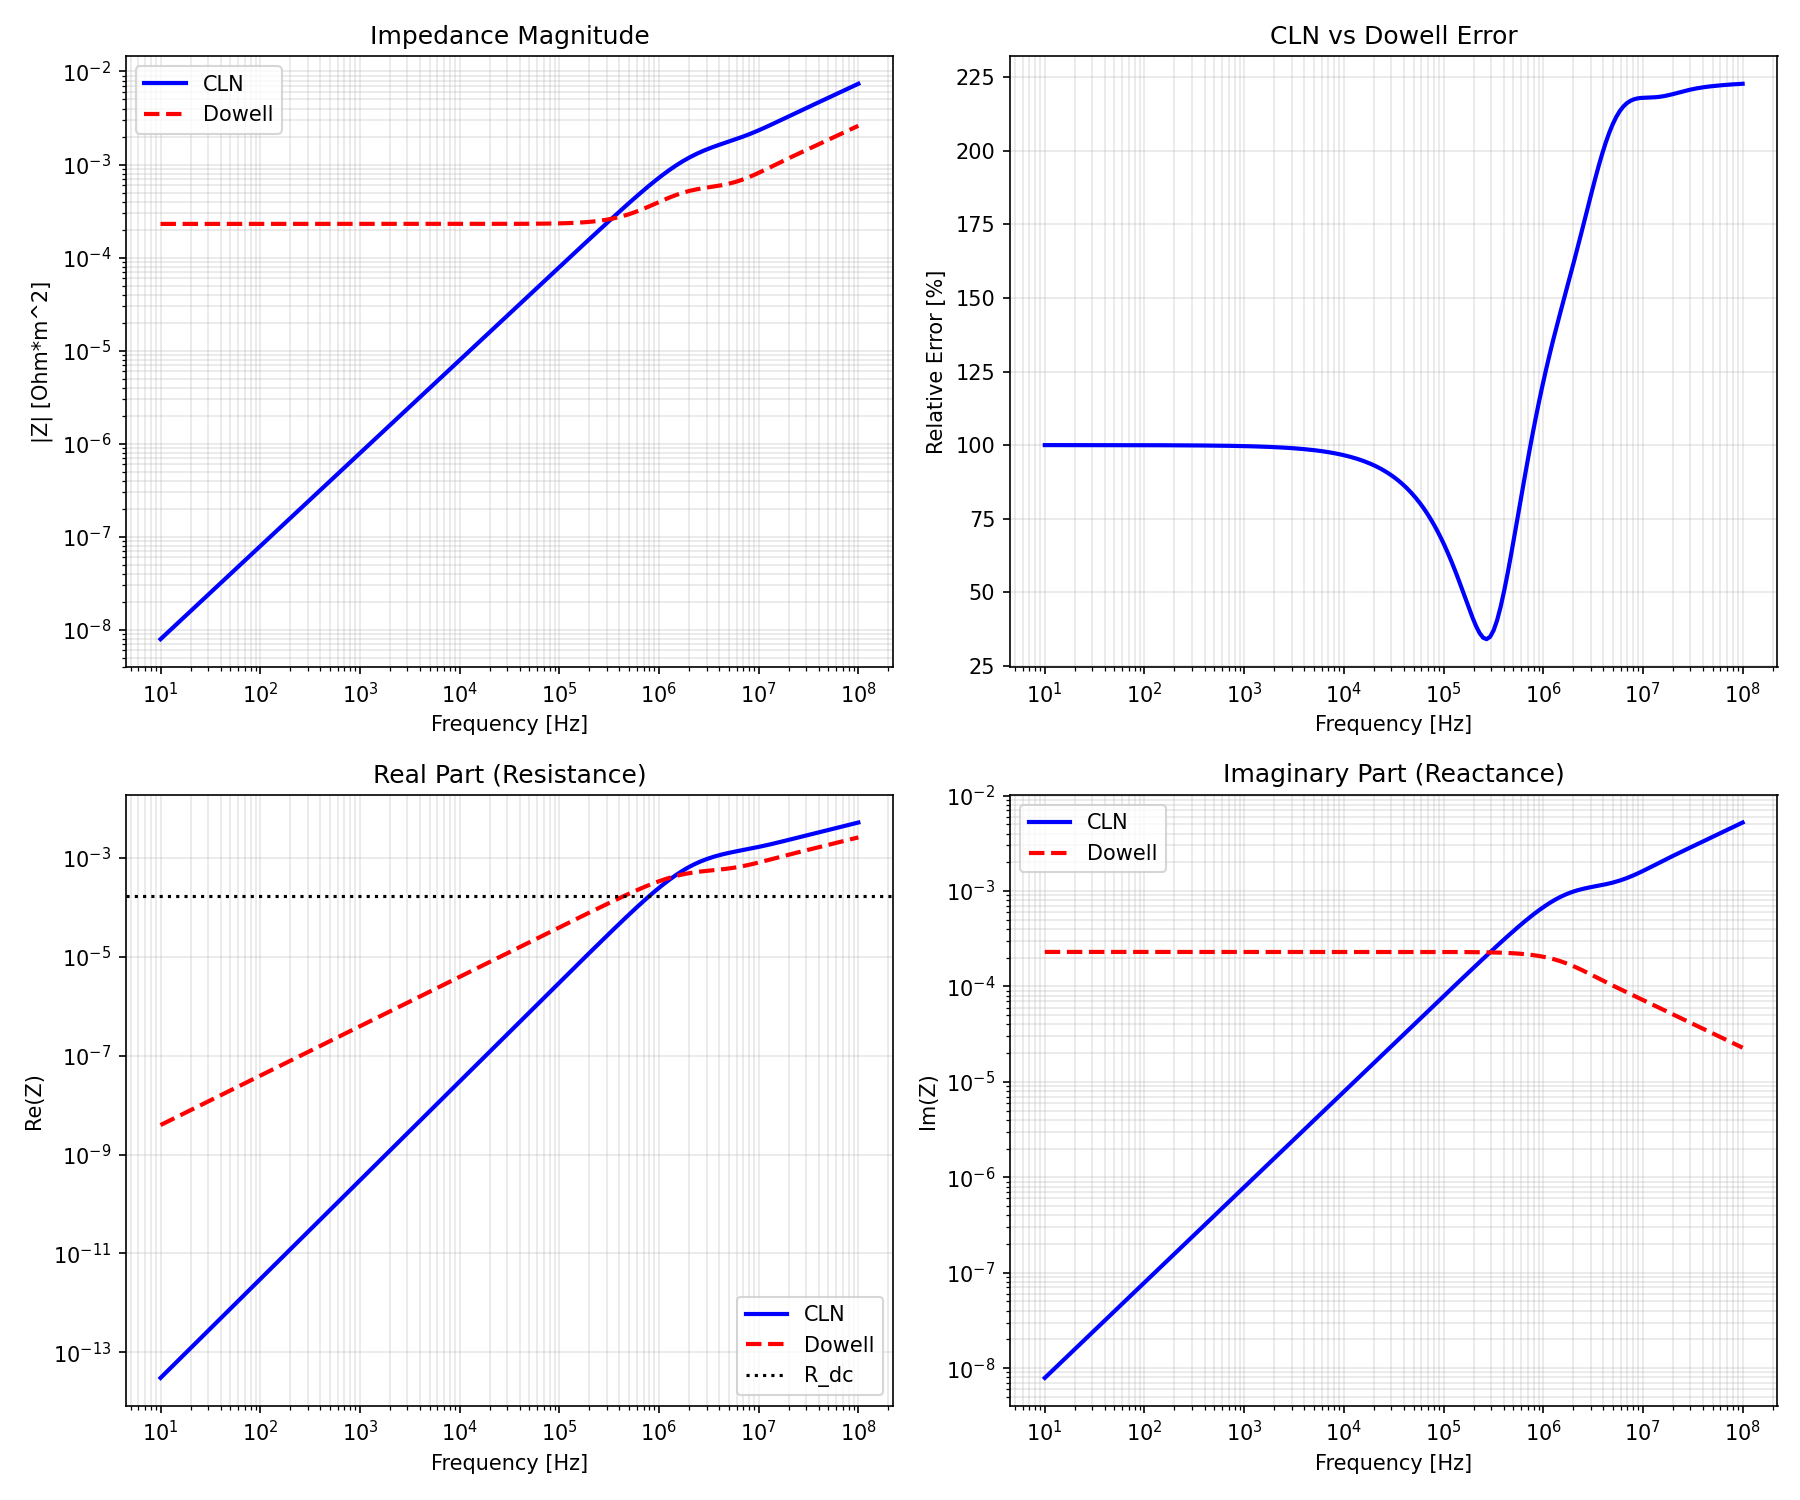

Here is the Python script that generated this plot:
"""
CLN vs Dowell 正しい比較

Dowell式:
  Z(f) = R_dc * F_R(xi) + j*omega * L_int_dc * F_L(xi)

CLN I 式:
  表皮効果による内部インピーダンスを表現
  DC極限で Z -> R_dc + j*omega*L_int_dc

両者が一致するか確認。
"""

import numpy as np
import matplotlib.pyplot as plt


MU_0 = 4 * np.pi * 1e-7


def calc_skin_depth(freq, sigma, mu=MU_0):
    """表皮深さ"""
    omega = 2 * np.pi * freq
    omega = np.maximum(omega, 1e-10)
    return np.sqrt(2.0 / (omega * mu * sigma))


def skin_effect_cln_params(d, sigma, mu=MU_0, n_stages=7):
    """CLN I パラメータ"""
    R_cln = np.zeros(n_stages)
    L_cln = np.zeros(n_stages)

    for n in range(1, n_stages + 1):
        if n == 1:
            R_cln[n-1] = 1e-16
        else:
            R_cln[n-1] = (4*n - 5) * 4.0 / (sigma * d)
        L_cln[n-1] = d * mu / (4*n - 3)

    return R_cln, L_cln


def build_tridiagonal(L):
    """三重対角行列を構築"""
    n = len(L)
    U = np.eye(n)
    for i in range(n - 1):
        U[i, i + 1] = -1
    return U.T @ np.diag(L) @ U


def calc_cln_impedance(R_cln, L_cln, freqs):
    """CLN I インピーダンス"""
    RR = np.diag(R_cln)
    LL = build_tridiagonal(L_cln)
    n = len(R_cln)
    V = np.zeros(n)
    V[0] = 1.0

    Z = np.zeros(len(freqs), dtype=complex)
    for i, freq in enumerate(freqs):
        s = 1j * 2 * np.pi * freq
        ZZ = RR + s * LL
        I = np.linalg.solve(ZZ, V)
        Z[i] = 1.0 / I[0]

    return Z


def dowell_F_R(xi):
    """Dowell F_R (単層導体)"""
    if xi < 0.001:
        # Taylor展開: F_R ~ 1 + xi^4/45 + ...
        return 1.0 + xi**4 / 45.0
    sinh_xi = np.sinh(xi)
    cosh_xi = np.cosh(xi)
    sin_xi = np.sin(xi)
    cos_xi = np.cos(xi)
    M = (sinh_xi + sin_xi) / (cosh_xi + cos_xi)
    return xi * M


def dowell_F_L(xi):
    """Dowell F_L (単層導体の内部インダクタンス)"""
    if xi < 0.001:
        # Taylor展開: F_L ~ 1 - xi^4/45 + ...
        return 1.0 - xi**4 / 45.0
    xi2 = 2 * xi
    sinh_2xi = np.sinh(xi2)
    cosh_2xi = np.cosh(xi2)
    sin_2xi = np.sin(xi2)
    cos_2xi = np.cos(xi2)
    denom = xi**3 * (cosh_2xi - cos_2xi)
    if abs(denom) < 1e-30:
        return 1.0
    return 3.0 * (sinh_2xi - sin_2xi) / denom


def calc_dowell_impedance(R_dc, L_int_dc, d, sigma, mu, freqs):
    """Dowell式によるインピーダンス"""
    Z = np.zeros(len(freqs), dtype=complex)
    for i, f in enumerate(freqs):
        omega = 2 * np.pi * f
        delta = calc_skin_depth(f, sigma, mu)
        xi = d / delta
        F_R = dowell_F_R(xi)
        F_L = dowell_F_L(xi)
        Z[i] = R_dc * F_R + 1j * omega * L_int_dc * F_L
    return Z


def main():
    print("="*70)
    print("CLN vs Dowell 正しい比較")
    print("="*70)

    # 物理パラメータ
    d = 0.1e-3      # 0.1 mm
    sigma = 5.8e7   # 銅
    mu = MU_0

    # DC パラメータ（単位面積あたり）
    R_dc = 1.0 / (sigma * d)
    L_int_dc = mu * d / 3.0

    print(f"\n物理パラメータ:")
    print(f"  d = {d*1e3:.3f} mm")
    print(f"  sigma = {sigma:.2e} S/m")
    print(f"  R_dc = 1/(sigma*d) = {R_dc:.6e} Ohm*m^2")
    print(f"  L_int_dc = mu*d/3 = {L_int_dc:.6e} H*m^2")

    # CLN パラメータ
    n_stages = 20  # 多めに取る
    R_cln, L_cln = skin_effect_cln_params(d, sigma, mu, n_stages)

    # CLNのDC極限を確認
    # DC極限では全てのLは短絡、Rは直列
    R_total_cln = np.sum(R_cln)
    L_total_cln = L_cln[0]  # 最初のLが支配的（他は並列で小さくなる）

    print(f"\nCLN DC極限:")
    print(f"  sum(R_cln) = {R_total_cln:.6e} (R_dcと比較)")
    print(f"  L_cln[0] = {L_cln[0]:.6e} (L_int_dcと比較: {L_int_dc:.6e})")

    # L_cln[0] = d*mu/(4*1-3) = d*mu/1 = d*mu
    # L_int_dc = mu*d/3
    # 比: L_cln[0] / L_int_dc = 3
    print(f"  L_cln[0] / L_int_dc = {L_cln[0] / L_int_dc:.2f}")

    # 周波数範囲
    freqs = np.logspace(1, 8, 200)

    # インピーダンス計算
    Z_cln = calc_cln_impedance(R_cln, L_cln, freqs)
    Z_dowell = calc_dowell_impedance(R_dc, L_int_dc, d, sigma, mu, freqs)

    # 比較
    print(f"\n{'Freq':>12} {'xi':>8} {'|Z_CLN|':>14} {'|Z_Dow|':>14} {'Err':>10}")
    print("-"*65)

    test_freqs = [10, 100, 1e3, 10e3, 100e3, 1e6, 10e6]
    for f in test_freqs:
        idx = np.argmin(np.abs(freqs - f))
        delta = calc_skin_depth(f, sigma, mu)
        xi = d / delta

        z_cln = Z_cln[idx]
        z_dow = Z_dowell[idx]
        err = np.abs(z_cln - z_dow) / np.abs(z_dow) * 100

        if f >= 1e6:
            freq_str = f"{f/1e6:.0f} MHz"
        elif f >= 1e3:
            freq_str = f"{f/1e3:.0f} kHz"
        else:
            freq_str = f"{f:.0f} Hz"

        print(f"  {freq_str:>10} {xi:>8.3f} {np.abs(z_cln):>14.6e} {np.abs(z_dow):>14.6e} {err:>9.2f}%")

    # 実部・虚部の比較
    print(f"\n実部・虚部の詳細:")
    print(f"{'Freq':>12} {'Re(CLN)':>14} {'Re(Dow)':>14} {'Im(CLN)':>14} {'Im(Dow)':>14}")
    print("-"*75)

    for f in test_freqs:
        idx = np.argmin(np.abs(freqs - f))
        z_cln = Z_cln[idx]
        z_dow = Z_dowell[idx]

        if f >= 1e6:
            freq_str = f"{f/1e6:.0f} MHz"
        elif f >= 1e3:
            freq_str = f"{f/1e3:.0f} kHz"
        else:
            freq_str = f"{f:.0f} Hz"

        print(f"  {freq_str:>10} {z_cln.real:>14.6e} {z_dow.real:>14.6e} {z_cln.imag:>14.6e} {z_dow.imag:>14.6e}")

    # DC極限での確認
    print(f"\nDC極限での確認:")
    print(f"  Z_dowell(10Hz) = {Z_dowell[0]:.6e}")
    print(f"  Z_cln(10Hz) = {Z_cln[0]:.6e}")
    print(f"  R_dc = {R_dc:.6e}")
    print(f"  jw*L_int_dc(10Hz) = {1j * 2*np.pi*10 * L_int_dc:.6e}")

    # プロット
    fig, axes = plt.subplots(2, 2, figsize=(12, 10))

    # Plot 1: 振幅
    ax1 = axes[0, 0]
    ax1.loglog(freqs, np.abs(Z_cln), 'b-', linewidth=2, label='CLN')
    ax1.loglog(freqs, np.abs(Z_dowell), 'r--', linewidth=2, label='Dowell')
    ax1.set_xlabel('Frequency [Hz]')
    ax1.set_ylabel('|Z| [Ohm*m^2]')
    ax1.set_title('Impedance Magnitude')
    ax1.legend()
    ax1.grid(True, which='both', alpha=0.3)

    # Plot 2: 誤差
    ax2 = axes[0, 1]
    err = np.abs(Z_cln - Z_dowell) / np.abs(Z_dowell) * 100
    ax2.semilogx(freqs, err, 'b-', linewidth=2)
    ax2.set_xlabel('Frequency [Hz]')
    ax2.set_ylabel('Relative Error [%]')
    ax2.set_title('CLN vs Dowell Error')
    ax2.grid(True, which='both', alpha=0.3)

    # Plot 3: 実部
    ax3 = axes[1, 0]
    ax3.loglog(freqs, np.real(Z_cln), 'b-', linewidth=2, label='CLN')
    ax3.loglog(freqs, np.real(Z_dowell), 'r--', linewidth=2, label='Dowell')
    ax3.axhline(y=R_dc, color='k', linestyle=':', label='R_dc')
    ax3.set_xlabel('Frequency [Hz]')
    ax3.set_ylabel('Re(Z)')
    ax3.set_title('Real Part (Resistance)')
    ax3.legend()
    ax3.grid(True, which='both', alpha=0.3)

    # Plot 4: 虚部
    ax4 = axes[1, 1]
    ax4.loglog(freqs, np.imag(Z_cln), 'b-', linewidth=2, label='CLN')
    ax4.loglog(freqs, np.imag(Z_dowell), 'r--', linewidth=2, label='Dowell')
    ax4.set_xlabel('Frequency [Hz]')
    ax4.set_ylabel('Im(Z)')
    ax4.set_title('Imaginary Part (Reactance)')
    ax4.legend()
    ax4.grid(True, which='both', alpha=0.3)

    plt.tight_layout()
    plt.savefig('verify_cln_dowell_correct.png', dpi=150)
    print(f"\nSaved: verify_cln_dowell_correct.png")
    plt.close()


if __name__ == '__main__':
    main()
